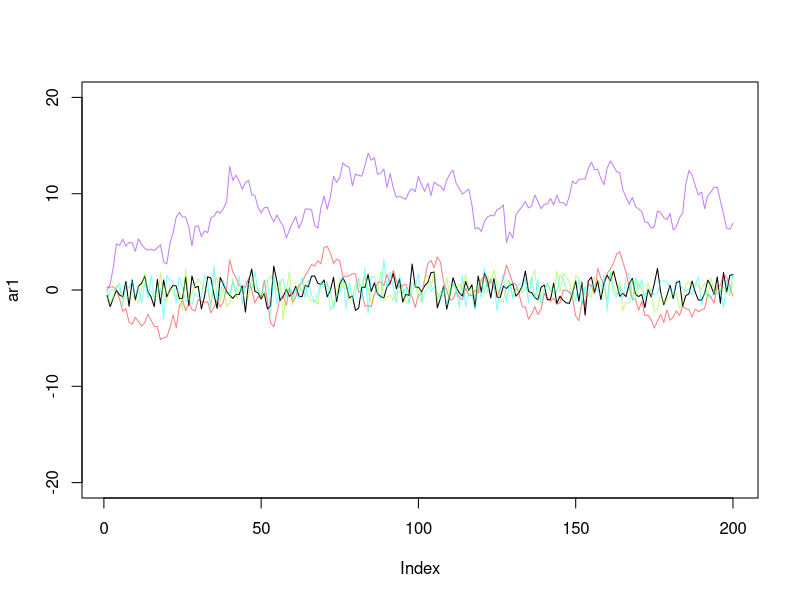
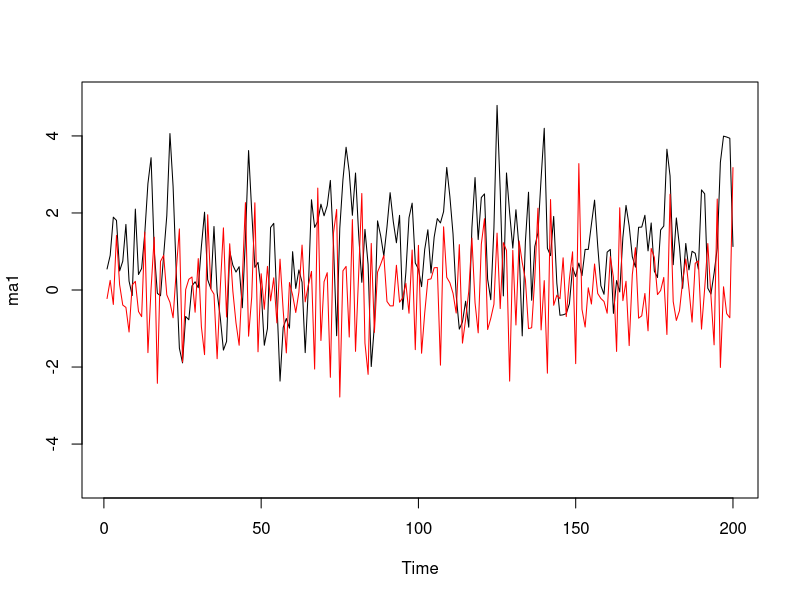

Source code (R) for these figures, in order: (Note: this script raises an error after producing the figures.)
## ---- chunk 1
require(timeSeries)
require(tseries)
require(stats)
require(forecast)
library(xts)
library(gdata)
library(plyr)
library(knitr)
library(ggplot2)
library(forecast)


genAR_1 = function(beta0,beta1,n,sigma) {

true_mean= beta0/(1-beta1);
eps=rnorm(n)*sigma;
y=matrix(NA,nrow=n,ncol=1);
y[1]=eps[1];
for (i in 2:n) {	y[i]=beta0+beta1*y[i-1]+eps[i];};

return(y)
}

## ---- chunk 2
ar1 <- genAR_1(0,0,200,1)
ar2 <- genAR_1(0,.9,200,1)
ar3 <- genAR_1(0,.1,200,1)
ar4 <- genAR_1(0,-.5,200,1)
ar5 <- genAR_1(1,.9,200,1)
plot(ar1, type = "l", ylim = c(-20,20))
lines(ar2, col = rainbow(4, alpha = .5)[1])
lines(ar3, col = rainbow(4, alpha  = .5)[2])
lines(ar4, col = rainbow(4, alpha = .5)[3])
lines(ar5, col = rainbow(4, alpha = .5)[4])
## ---- chunk 3
pr <- function(p){
  print(p$pred)
}

p1 <- predict(arima(ar1, order = c(1,0,0)), n.ahead = 1)
p2 <- predict(arima(ar2, order = c(1,0,0)), n.ahead = 1)
p3 <- predict(arima(ar3, order = c(1,0,0)), n.ahead = 1)
p4 <- predict(arima(ar4, order = c(1,0,0)), n.ahead = 1)
p5 <- predict(arima(ar5, order = c(1,0,0)), n.ahead = 1)

mapply(pr, list(p1, p2, p3, p4, p5))
## ---- chunk 4

oneStep <- function(beta0, beta1, yt){
  beta0 + beta1*yt + rnorm(1)
}

arimas <- data.frame(beta0 = c(0,0,0,0,1), beta1 = c(0,.9, .1, -.5, .9), yt = c(ar1[200], ar2[200], ar3[200], ar4[200], ar5[200]))

mapply(oneStep, arimas$beta0, arimas$beta1, arimas$yt)
## ---- chunk 5
myCI <- function(p){
  fcast<-p$pred
  upper<-p$pred+2*p$se
  lower<-p$pred-2*p$se
  return(data.frame(forecast = fcast, upr = upper, lwr = lower))
}
mapply(myCI, list(p1, p2, p3, p4, p5))
## ---- chunk 6
ma1<-arima.sim(list(ma=c(.8)),n=200) + 1
ma2<-arima.sim(list(ma=c(-.8)),n=200)
## ---- chunk 7
plot(ma1, type = "l", ylim = c(-5,5))
lines(ma2, col = "red")
## ---- chunk 8
predict(ma1)$mean[1]
predict(ma2)$mean[1]
## ---- chunk 9
maOneStep <- function(mean, theta, prev){
  mean + theta*prev
}

maOneStep(1, .8, ma1[200])
maOneStep(0, -.8, ma2[200])
## ---- chunk 10
maCI <- function(mean, theta, prev, p){
  cur <- maOneStep(mean, theta, prev)
  upper<-p$upper[1,2]
  lower<-p$lower[1,2]
  return(data.frame(forecast = cur, upr = upper, lwr = lower))
}

maCI(1, .8, ma1[200], predict(ma1))
maCI(0, -.8, ma2[200], predict(ma2))
## ---- chunk 11
hpc <- read.xls("hpchicago.xls", skip = 1)
hpc <- subset(hpc, select = c(YEAR, CHXR, ret_raw, CHXR.SA, ret_sa))
hpc <- hpc[complete.cases(hpc),]
hpcXts <- xts(subset(hpc, select = c(ret_sa)), order.by = as.Date(as.yearmon(hpc$YEAR)))
plot(as.xts(hpcXts))
## ---- chunk 12
ar1 <- arima(hpc$ret_sa, order = c(1,0,0))
summary(ar1)
## ---- chunk 13
ar4 <- arima(hpc$ret_sa, order = c(4,0,0))
## ---- chunk 14
1 - var(resid(ar4)) / var(fitted(ar4) +resid(ar4)) * ((length(fitted(ar4)) - 1) /  (length(fitted(ar4)) - 4 - 1))
1 - var(resid(ar1)) / var(fitted(ar1) + resid(ar1)) * ((length(fitted(ar4)) - 1) /  (length(fitted(ar4)) - 1 - 1))
## ---- chunk 15
par4 <- predict(ar4)
par1 <- predict(ar1)
par4$pred
par1$pred
